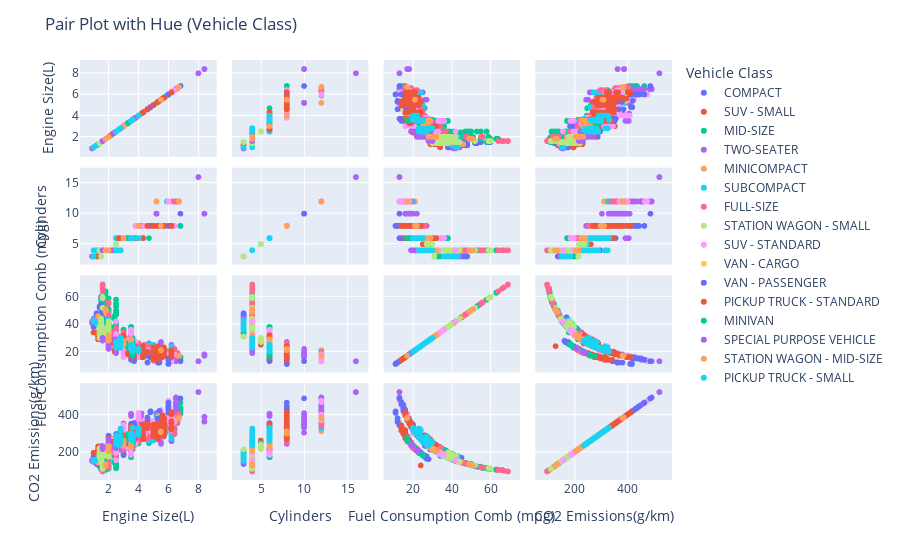

Source (notebook cell):
### Code cell
# Load your dataset
data = pd.read_csv('CO2 Emissions_Canada.csv')

# Generate and display plots
fig = px.scatter_matrix(data, dimensions=['Engine Size(L)', 'Cylinders', 'Fuel Consumption Comb (mpg)', 'CO2 Emissions(g/km)'],
                        color='Vehicle Class')
fig.update_layout(title="Pair Plot with Hue (Vehicle Class)")
fig.show()

### Figure 1 — Plotly figure (JSON) as saved in the notebook; plotly's stock layout.template omitted (floating-point values rounded to 4 significant figures; data arrays with more than 128 entries replaced by an {"elided": "..."} marker saying what was removed)
{"data": [{"dimensions": [{"axis": {"matches": true}, "label": "Engine Size(L)", "values": {"elided": "1022 float values"}}, {"axis": {"matches": true}, "label": "Cylinders", "values": {"elided": "1022 int values"}}, {"axis": {"matches": true}, "label": "Fuel Consumption Comb (mpg)", "values": {"elided": "1022 int values"}}, {"axis": {"matches": true}, "label": "CO2 Emissions(g/km)", "values": {"elided": "1022 int values"}}], "hovertemplate": "Vehicle Class=COMPACT<br>%{xaxis.title.text}=%{x}<br>%{yaxis.title.text}=%{y}<extra></extra>", "legendgroup": "COMPACT", "marker": {"color": "#636efa", "symbol": "circle"}, "name": "COMPACT", "showlegend": true, "type": "splom"}, {"dimensions": [{"axis": {"matches": true}, "label": "Engine Size(L)", "values": {"elided": "1217 float values"}}, {"axis": {"matches": true}, "label": "Cylinders", "values": {"elided": "1217 int values"}}, {"axis": {"matches": true}, "label": "Fuel Consumption Comb (mpg)", "values": {"elided": "1217 int values"}}, {"axis": {"matches": true}, "label": "CO2 Emissions(g/km)", "values": {"elided": "1217 int values"}}], "hovertemplate": "Vehicle Class=SUV - SMALL<br>%{xaxis.title.text}=%{x}<br>%{yaxis.title.text}=%{y}<extra></extra>", "legendgroup": "SUV - SMALL", "marker": {"color": "#EF553B", "symbol": "circle"}, "name": "SUV - SMALL", "showlegend": true, "type": "splom"}, {"dimensions": [{"axis": {"matches": true}, "label": "Engine Size(L)", "values": {"elided": "1133 float values"}}, {"axis": {"matches": true}, "label": "Cylinders", "values": {"elided": "1133 int values"}}, {"axis": {"matches": true}, "label": "Fuel Consumption Comb (mpg)", "values": {"elided": "1133 int values"}}, {"axis": {"matches": true}, "label": "CO2 Emissions(g/km)", "values": {"elided": "1133 int values"}}], "hovertemplate": "Vehicle Class=MID-SIZE<br>%{xaxis.title.text}=%{x}<br>%{yaxis.title.text}=%{y}<extra></extra>", "legendgroup": "MID-SIZE", "marker": {"color": "#00cc96", "symbol": "circle"}, "name": "MID-SIZE", "showlegend": true, "type": "splom"}, {"dimensions": [{"axis": {"matches": true}, "label": "Engine Size(L)", "values": {"elided": "460 float values"}}, {"axis": {"matches": true}, "label": "Cylinders", "values": {"elided": "460 int values"}}, {"axis": {"matches": true}, "label": "Fuel Consumption Comb (mpg)", "values": {"elided": "460 int values"}}, {"axis": {"matches": true}, "label": "CO2 Emissions(g/km)", "values": {"elided": "460 int values"}}], "hovertemplate": "Vehicle Class=TWO-SEATER<br>%{xaxis.title.text}=%{x}<br>%{yaxis.title.text}=%{y}<extra></extra>", "legendgroup": "TWO-SEATER", "marker": {"color": "#ab63fa", "symbol": "circle"}, "name": "TWO-SEATER", "showlegend": true, "type": "splom"}, {"dimensions": [{"axis": {"matches": true}, "label": "Engine Size(L)", "values": {"elided": "326 float values"}}, {"axis": {"matches": true}, "label": "Cylinders", "values": {"elided": "326 int values"}}, {"axis": {"matches": true}, "label": "Fuel Consumption Comb (mpg)", "values": {"elided": "326 int values"}}, {"axis": {"matches": true}, "label": "CO2 Emissions(g/km)", "values": {"elided": "326 int values"}}], "hovertemplate": "Vehicle Class=MINICOMPACT<br>%{xaxis.title.text}=%{x}<br>%{yaxis.title.text}=%{y}<extra></extra>", "legendgroup": "MINICOMPACT", "marker": {"color": "#FFA15A", "symbol": "circle"}, "name": "MINICOMPACT", "showlegend": true, "type": "splom"}, {"dimensions": [{"axis": {"matches": true}, "label": "Engine Size(L)", "values": {"elided": "606 float values"}}, {"axis": {"matches": true}, "label": "Cylinders", "values": {"elided": "606 int values"}}, {"axis": {"matches": true}, "label": "Fuel Consumption Comb (mpg)", "values": {"elided": "606 int values"}}, {"axis": {"matches": true}, "label": "CO2 Emissions(g/km)", "values": {"elided": "606 int values"}}], "hovertemplate": "Vehicle Class=SUBCOMPACT<br>%{xaxis.title.text}=%{x}<br>%{yaxis.title.text}=%{y}<extra></extra>", "legendgroup": "SUBCOMPACT", "marker": {"color": "#19d3f3", "symbol": "circle"}, "name": "SUBCOMPACT", "showlegend": true, "type": "splom"}, {"dimensions": [{"axis": {"matches": true}, "label": "Engine Size(L)", "values": {"elided": "639 float values"}}, {"axis": {"matches": true}, "label": "Cylinders", "values": {"elided": "639 int values"}}, {"axis": {"matches": true}, "label": "Fuel Consumption Comb (mpg)", "values": {"elided": "639 int values"}}, {"axis": {"matches": true}, "label": "CO2 Emissions(g/km)", "values": {"elided": "639 int values"}}], "hovertemplate": "Vehicle Class=FULL-SIZE<br>%{xaxis.title.text}=%{x}<br>%{yaxis.title.text}=%{y}<extra></extra>", "legendgroup": "FULL-SIZE", "marker": {"color": "#FF6692", "symbol": "circle"}, "name": "FULL-SIZE", "showlegend": true, "type": "splom"}, {"dimensions": [{"axis": {"matches": true}, "label": "Engine Size(L)", "values": {"elided": "252 float values"}}, {"axis": {"matches": true}, "label": "Cylinders", "values": {"elided": "252 int values"}}, {"axis": {"matches": true}, "label": "Fuel Consumption Comb (mpg)", "values": {"elided": "252 int values"}}, {"axis": {"matches": true}, "label": "CO2 Emissions(g/km)", "values": {"elided": "252 int values"}}], "hovertemplate": "Vehicle Class=STATION WAGON - SMALL<br>%{xaxis.title.text}=%{x}<br>%{yaxis.title.text}=%{y}<extra></extra>", "legendgroup": "STATION WAGON - SMALL", "marker": {"color": "#B6E880", "symbol": "circle"}, "name": "STATION WAGON - SMALL", "showlegend": true, "type": "splom"}, {"dimensions": [{"axis": {"matches": true}, "label": "Engine Size(L)", "values": {"elided": "735 float values"}}, {"axis": {"matches": true}, "label": "Cylinders", "values": {"elided": "735 int values"}}, {"axis": {"matches": true}, "label": "Fuel Consumption Comb (mpg)", "values": {"elided": "735 int values"}}, {"axis": {"matches": true}, "label": "CO2 Emissions(g/km)", "values": {"elided": "735 int values"}}], "hovertemplate": "Vehicle Class=SUV - STANDARD<br>%{xaxis.title.text}=%{x}<br>%{yaxis.title.text}=%{y}<extra></extra>", "legendgroup": "SUV - STANDARD", "marker": {"color": "#FF97FF", "symbol": "circle"}, "name": "SUV - STANDARD", "showlegend": true, "type": "splom"}, {"dimensions": [{"axis": {"matches": true}, "label": "Engine Size(L)", "values": [4.3, 5.3, 5.3, 5.3, 5.3, 5.3, 5.3, 5.3, 5.3, 4.6, 4.6, 5.4, 5.4, 4.3, 5.3, 5.3, 5.3, 5.3, 5.3, 5.3, 5.3, 5.3]}, {"axis": {"matches": true}, "label": "Cylinders", "values": [6, 8, 8, 8, 8, 8, 8, 8, 8, 8, 8, 8, 8, 6, 8, 8, 8, 8, 8, 8, 8, 8]}, {"axis": {"matches": true}, "label": "Fuel Consumption Comb (mpg)", "values": [19, 18, 14, 17, 13, 17, 13, 17, 12, 17, 13, 16, 13, 19, 18, 14, 17, 13, 17, 13, 17, 12]}, {"axis": {"matches": true}, "label": "CO2 Emissions(g/km)", "values": [347, 366, 334, 380, 344, 380, 344, 380, 362, 373, 350, 396, 360, 347, 366, 334, 380, 344, 380, 344, 380, 362]}], "hovertemplate": "Vehicle Class=VAN - CARGO<br>%{xaxis.title.text}=%{x}<br>%{yaxis.title.text}=%{y}<extra></extra>", "legendgroup": "VAN - CARGO", "marker": {"color": "#FECB52", "symbol": "circle"}, "name": "VAN - CARGO", "showlegend": true, "type": "splom"}, {"dimensions": [{"axis": {"matches": true}, "label": "Engine Size(L)", "values": [5.3, 5.3, 5.3, 5.3, 4.8, 6, 6, 4.8, 6, 6, 4.6, 4.6, 6.8, 5.4, 5.4, 5.3, 5.3, 5.3, 5.3, 4.8, 6, 6, 4.8, 6, 6, 4.8, 6, 6, 6, 4.8, 6, 6, 6, 3.5, 3.7, 3.7, 4.8, 6, 6, 6, 4.8, 6, 6, 6, 6, 6, 3.5, 3.7, 3.7, 6, 6, 6, 6, 3.5, 3.7, 3.7, 6, 6, 3.5, 3.7, 3.5, 3.7, 3.5, 3.5, 3.5, 3.5]}, {"axis": {"matches": true}, "label": "Cylinders", "values": [8, 8, 8, 8, 8, 8, 8, 8, 8, 8, 8, 8, 10, 8, 8, 8, 8, 8, 8, 8, 8, 8, 8, 8, 8, 8, 8, 8, 8, 8, 8, 8, 8, 6, 6, 6, 8, 8, 8, 8, 8, 8, 8, 8, 8, 8, 6, 6, 6, 8, 8, 8, 8, 6, 6, 6, 8, 8, 6, 6, 6, 6, 6, 6, 6, 6]}, {"axis": {"matches": true}, "label": "Fuel Consumption Comb (mpg)", "values": [17, 13, 17, 12, 16, 15, 11, 16, 15, 11, 17, 12, 13, 15, 12, 17, 13, 17, 12, 16, 15, 11, 16, 15, 11, 16, 15, 15, 11, 16, 15, 15, 11, 19, 19, 14, 16, 15, 15, 11, 16, 15, 15, 11, 15, 14, 19, 19, 13, 15, 14, 15, 15, 19, 19, 14, 15, 15, 19, 19, 19, 19, 19, 15, 19, 14]}, {"axis": {"matches": true}, "label": "CO2 Emissions(g/km)", "values": [380, 344, 380, 362, 414, 432, 411, 419, 435, 413, 386, 368, 488, 421, 382, 380, 344, 380, 362, 414, 432, 411, 419, 435, 413, 414, 432, 432, 414, 416, 437, 437, 418, 338, 340, 315, 414, 432, 432, 414, 416, 437, 437, 418, 441, 465, 342, 356, 345, 441, 465, 438, 445, 344, 354, 343, 438, 445, 345, 354, 346, 355, 340, 316, 352, 328]}], "hovertemplate": "Vehicle Class=VAN - PASSENGER<br>%{xaxis.title.text}=%{x}<br>%{yaxis.title.text}=%{y}<extra></extra>", "legendgroup": "VAN - PASSENGER", "marker": {"color": "#636efa", "symbol": "circle"}, "name": "VAN - PASSENGER", "showlegend": true, "type": "splom"}, {"dimensions": [{"axis": {"matches": true}, "label": "Engine Size(L)", "values": {"elided": "538 float values"}}, {"axis": {"matches": true}, "label": "Cylinders", "values": {"elided": "538 int values"}}, {"axis": {"matches": true}, "label": "Fuel Consumption Comb (mpg)", "values": {"elided": "538 int values"}}, {"axis": {"matches": true}, "label": "CO2 Emissions(g/km)", "values": {"elided": "538 int values"}}], "hovertemplate": "Vehicle Class=PICKUP TRUCK - STANDARD<br>%{xaxis.title.text}=%{x}<br>%{yaxis.title.text}=%{y}<extra></extra>", "legendgroup": "PICKUP TRUCK - STANDARD", "marker": {"color": "#EF553B", "symbol": "circle"}, "name": "PICKUP TRUCK - STANDARD", "showlegend": true, "type": "splom"}, {"dimensions": [{"axis": {"matches": true}, "label": "Engine Size(L)", "values": [3.6, 3.6, 3.6, 3.6, 3.5, 3.5, 2.5, 2.5, 3.5, 3.6, 3.6, 3.5, 3.5, 3.6, 3.6, 3.6, 3.6, 3.6, 3.5, 3.3, 3.3, 3.3, 2.5, 2.5, 3.5, 3.6, 3.6, 3.5, 3.5, 3.6, 3.6, 3.6, 3.6, 3.5, 3.3, 3.3, 3.3, 2.5, 2.5, 3.5, 3.5, 3.6, 3.6, 3.6, 3.6, 3.5, 3.3, 3.3, 3.3, 2.5, 2.5, 3.5, 3.5, 3.6, 3.6, 3.6, 3.6, 3.5, 3.5, 3.3, 3.3, 3.3, 3.5, 3.5, 3.6, 3.6, 3.6, 3.6, 3.5, 3.5, 3.3, 3.5, 3.5, 3.6, 3.6, 3.6, 3.5, 3.3, 3.5, 3.5]}, {"axis": {"matches": true}, "label": "Cylinders", "values": [6, 6, 6, 6, 6, 6, 4, 4, 6, 6, 6, 6, 6, 6, 6, 6, 6, 6, 6, 6, 6, 6, 4, 4, 6, 6, 6, 6, 6, 6, 6, 6, 6, 6, 6, 6, 6, 4, 4, 6, 6, 6, 6, 6, 6, 6, 6, 6, 6, 4, 4, 6, 6, 6, 6, 6, 6, 6, 6, 6, 6, 6, 6, 6, 6, 6, 6, 6, 6, 6, 6, 6, 6, 6, 6, 6, 6, 6, 6, 6]}, {"axis": {"matches": true}, "label": "Fuel Consumption Comb (mpg)", "values": [24, 17, 24, 17, 27, 24, 29, 29, 25, 25, 18, 25, 23, 23, 24, 17, 24, 17, 27, 24, 25, 23, 29, 29, 27, 25, 18, 25, 23, 24, 17, 24, 17, 27, 24, 25, 23, 29, 29, 25, 23, 26, 27, 24, 17, 26, 24, 25, 23, 29, 29, 26, 24, 26, 27, 24, 17, 26, 27, 24, 25, 23, 26, 24, 26, 27, 24, 17, 26, 27, 25, 26, 24, 27, 27, 24, 27, 25, 26, 24]}, {"axis": {"matches": true}, "label": "CO2 Emissions(g/km)", "values": [276, 269, 271, 264, 244, 276, 223, 225, 255, 262, 254, 260, 285, 278, 276, 269, 271, 262, 244, 267, 262, 288, 221, 225, 242, 262, 254, 262, 288, 282, 279, 276, 269, 250, 275, 269, 296, 226, 229, 267, 290, 257, 249, 276, 274, 251, 275, 269, 296, 226, 230, 255, 274, 259, 249, 276, 274, 252, 247, 275, 269, 296, 256, 274, 259, 249, 276, 274, 252, 247, 272, 254, 274, 249, 249, 276, 248, 271, 259, 274]}], "hovertemplate": "Vehicle Class=MINIVAN<br>%{xaxis.title.text}=%{x}<br>%{yaxis.title.text}=%{y}<extra></extra>", "legendgroup": "MINIVAN", "marker": {"color": "#00cc96", "symbol": "circle"}, "name": "MINIVAN", "showlegend": true, "type": "splom"}, {"dimensions": [{"axis": {"matches": true}, "label": "Engine Size(L)", "values": [1.6, 2.5, 1.6, 2.5, 2, 3.7, 2, 2, 1.6, 2.5, 2.5, 2.5, 2, 3.7, 2, 2.4, 2, 1.6, 2.5, 2.5, 2.5, 2.5, 2.5, 2.5, 2.5, 2.5, 2.5, 2, 3.7, 2, 2, 2, 2.4, 2, 2.5, 2.5, 2.5, 2.5, 3.7, 2, 2, 2, 2.4, 2, 2.5, 2.5, 2.5, 2.5, 3.7, 2, 2, 2, 2.4, 2, 2, 2, 2.5, 2, 2, 2, 2.5, 3.7, 2, 2, 2, 2, 2.4, 2, 2, 2, 2.5, 2, 2, 2, 2.5, 2, 2.4]}, {"axis": {"matches": true}, "label": "Cylinders", "values": [4, 4, 4, 4, 4, 6, 4, 4, 4, 4, 4, 4, 4, 6, 4, 4, 4, 4, 4, 4, 4, 4, 4, 4, 4, 4, 4, 4, 6, 4, 4, 4, 4, 4, 4, 4, 4, 4, 6, 4, 4, 4, 4, 4, 4, 4, 4, 4, 6, 4, 4, 4, 4, 4, 4, 4, 4, 4, 4, 4, 4, 6, 4, 4, 4, 4, 4, 4, 4, 4, 4, 4, 4, 4, 4, 4, 4]}, {"axis": {"matches": true}, "label": "Fuel Consumption Comb (mpg)", "values": [30, 29, 28, 27, 28, 23, 30, 30, 30, 29, 28, 27, 28, 23, 30, 29, 30, 30, 27, 27, 20, 26, 26, 19, 26, 26, 19, 25, 22, 28, 26, 30, 29, 30, 27, 20, 26, 19, 22, 28, 27, 30, 29, 30, 27, 20, 26, 19, 22, 26, 25, 30, 29, 30, 30, 22, 27, 31, 31, 23, 26, 22, 26, 27, 25, 30, 29, 30, 22, 30, 27, 31, 31, 23, 26, 30, 29]}, {"axis": {"matches": true}, "label": "CO2 Emissions(g/km)", "values": [218, 228, 232, 239, 235, 281, 214, 216, 216, 228, 235, 239, 232, 281, 216, 225, 220, 223, 243, 243, 233, 252, 252, 240, 252, 252, 240, 268, 298, 233, 248, 220, 231, 220, 244, 234, 253, 242, 298, 240, 248, 220, 232, 218, 244, 234, 251, 241, 298, 251, 268, 218, 232, 219, 219, 209, 247, 214, 214, 208, 251, 297, 251, 248, 268, 218, 232, 219, 209, 219, 247, 214, 214, 208, 251, 218, 232]}], "hovertemplate": "Vehicle Class=SPECIAL PURPOSE VEHICLE<br>%{xaxis.title.text}=%{x}<br>%{yaxis.title.text}=%{y}<extra></extra>", "legendgroup": "SPECIAL PURPOSE VEHICLE", "marker": {"color": "#ab63fa", "symbol": "circle"}, "name": "SPECIAL PURPOSE VEHICLE", "showlegend": true, "type": "splom"}, {"dimensions": [{"axis": {"matches": true}, "label": "Engine Size(L)", "values": [2, 2, 3.5, 5.5, 5.5, 1.8, 2, 2, 3.5, 5.5, 2, 3.5, 3.5, 1.8, 2, 2, 5.5, 3, 3.5, 3.5, 1.8, 2, 3, 3.5, 3.5, 1.8, 2, 2, 2, 4, 2, 2, 3, 3.5, 3.5, 1.8, 2, 2, 2, 3, 4, 2, 3, 3.5, 3.5, 6.7, 2, 2, 4, 3.5, 3.5, 6.7, 6.7]}, {"axis": {"matches": true}, "label": "Cylinders", "values": [4, 4, 6, 8, 8, 4, 4, 4, 6, 8, 4, 6, 6, 4, 4, 4, 8, 6, 6, 6, 4, 4, 6, 6, 6, 4, 4, 4, 4, 8, 4, 4, 6, 6, 6, 4, 4, 4, 4, 6, 8, 4, 6, 6, 6, 12, 4, 4, 8, 6, 6, 12, 12]}, {"axis": {"matches": true}, "label": "Fuel Consumption Comb (mpg)", "values": [31, 30, 27, 21, 21, 51, 30, 30, 26, 21, 30, 29, 29, 50, 31, 30, 21, 26, 29, 29, 50, 32, 26, 29, 29, 49, 32, 30, 30, 21, 29, 30, 25, 29, 29, 49, 30, 31, 29, 28, 22, 29, 26, 28, 27, 17, 30, 28, 22, 28, 27, 17, 17]}, {"axis": {"matches": true}, "label": "CO2 Emissions(g/km)", "values": [212, 214, 242, 310, 310, 126, 214, 214, 248, 306, 216, 225, 228, 129, 214, 220, 310, 253, 230, 232, 131, 210, 259, 230, 232, 135, 204, 219, 221, 312, 225, 222, 261, 230, 232, 135, 216, 214, 224, 239, 299, 225, 254, 240, 242, 382, 219, 233, 299, 240, 242, 386, 386]}], "hovertemplate": "Vehicle Class=STATION WAGON - MID-SIZE<br>%{xaxis.title.text}=%{x}<br>%{yaxis.title.text}=%{y}<extra></extra>", "legendgroup": "STATION WAGON - MID-SIZE", "marker": {"color": "#FFA15A", "symbol": "circle"}, "name": "STATION WAGON - MID-SIZE", "showlegend": true, "type": "splom"}, {"dimensions": [{"axis": {"matches": true}, "label": "Engine Size(L)", "values": {"elided": "159 float values"}}, {"axis": {"matches": true}, "label": "Cylinders", "values": {"elided": "159 int values"}}, {"axis": {"matches": true}, "label": "Fuel Consumption Comb (mpg)", "values": {"elided": "159 int values"}}, {"axis": {"matches": true}, "label": "CO2 Emissions(g/km)", "values": {"elided": "159 int values"}}], "hovertemplate": "Vehicle Class=PICKUP TRUCK - SMALL<br>%{xaxis.title.text}=%{x}<br>%{yaxis.title.text}=%{y}<extra></extra>", "legendgroup": "PICKUP TRUCK - SMALL", "marker": {"color": "#19d3f3", "symbol": "circle"}, "name": "PICKUP TRUCK - SMALL", "showlegend": true, "type": "splom"}], "layout": {"dragmode": "select", "legend": {"title": {"text": "Vehicle Class"}, "tracegroupgap": 0}, "margin": {"t": 60}, "title": {"text": "Pair Plot with Hue (Vehicle Class)"}}}
